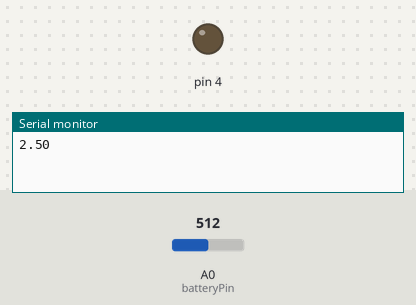
This sketch was run on a simulated Arduino Uno, built with avr-gcc and run on an emulated ATmega328P. Parts: output pins drawn as LEDs (lit = HIGH), the last lines printed to the serial monitor. The test bench sets the inputs (shaded band); at power-on: A0 (batteryPin) = 512.

Above: at 0.1 s.
At 0.6 s:
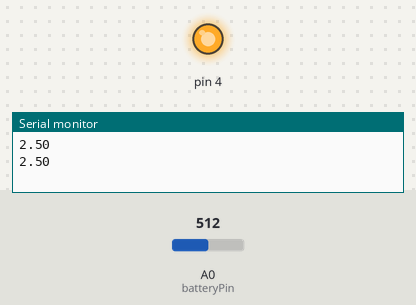
Timing chart, 0 to 2.1 s (numbered marks = the images above):
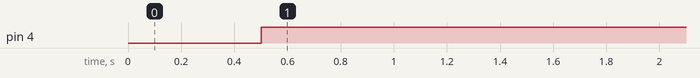

The sketch:

Battery_VoltMeter.ino
```cpp
/*
* Display5vOrless sketch
* prints the voltage on analog pin to the serial port
* Warning - do not connect more than 5 volts directly to an Arduino pin.
*/

const float referenceVolts = 5.0; // the default reference on a 5-volt board
const int batteryPin = 0;         // battery is connected to analog pin 0

void setup()
{
Serial.begin(9600);
pinMode(4,OUTPUT);
}

void loop()
{
  int val = analogRead(batteryPin); // read the value from the sensor
  float volts = (val / 1023.0) * referenceVolts; // calculate the ratio
  Serial.println(volts); // print the value in volts
  delay(500);

  digitalWrite(4,HIGH);
  }

  //This measures the voltage of a battery!
```

Measured:
- by itself, pin 4: LOW → HIGH at 0.50 s
